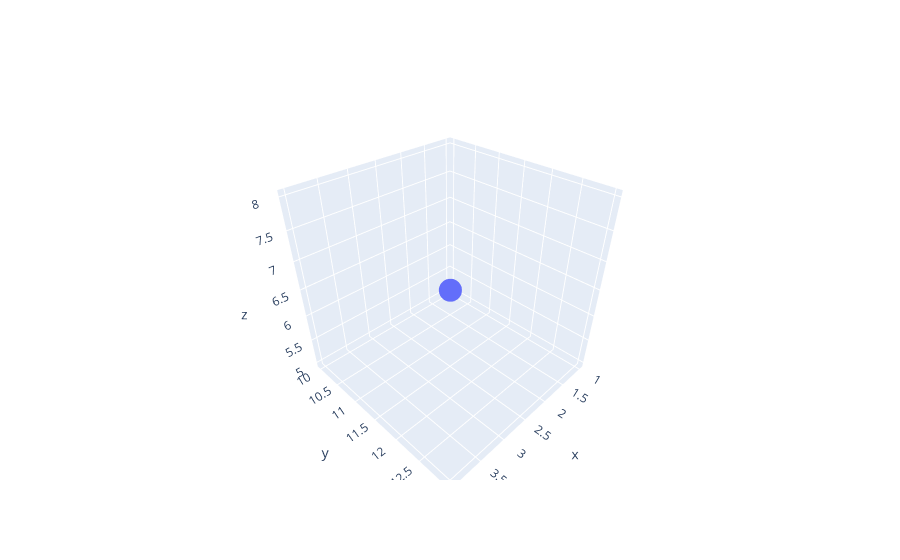

The cell this chart's notebook holds for it:
### Code cell
fig=go.Figure()
fig.add_trace(go.Scatter3d(x=[1,2,3,4], y=[10,11,12,13], z=[5,6,7,8], mode='lines+markers', name='lines+markers'))
fig.show()

### Figure 1 — Plotly figure (JSON) as saved in the notebook; plotly's stock layout.template omitted (floating-point values rounded to 4 significant figures)
{"data": [{"mode": "lines+markers", "name": "lines+markers", "type": "scatter3d", "x": [1, 2, 3, 4], "y": [10, 11, 12, 13], "z": [5, 6, 7, 8]}], "layout": {}}
